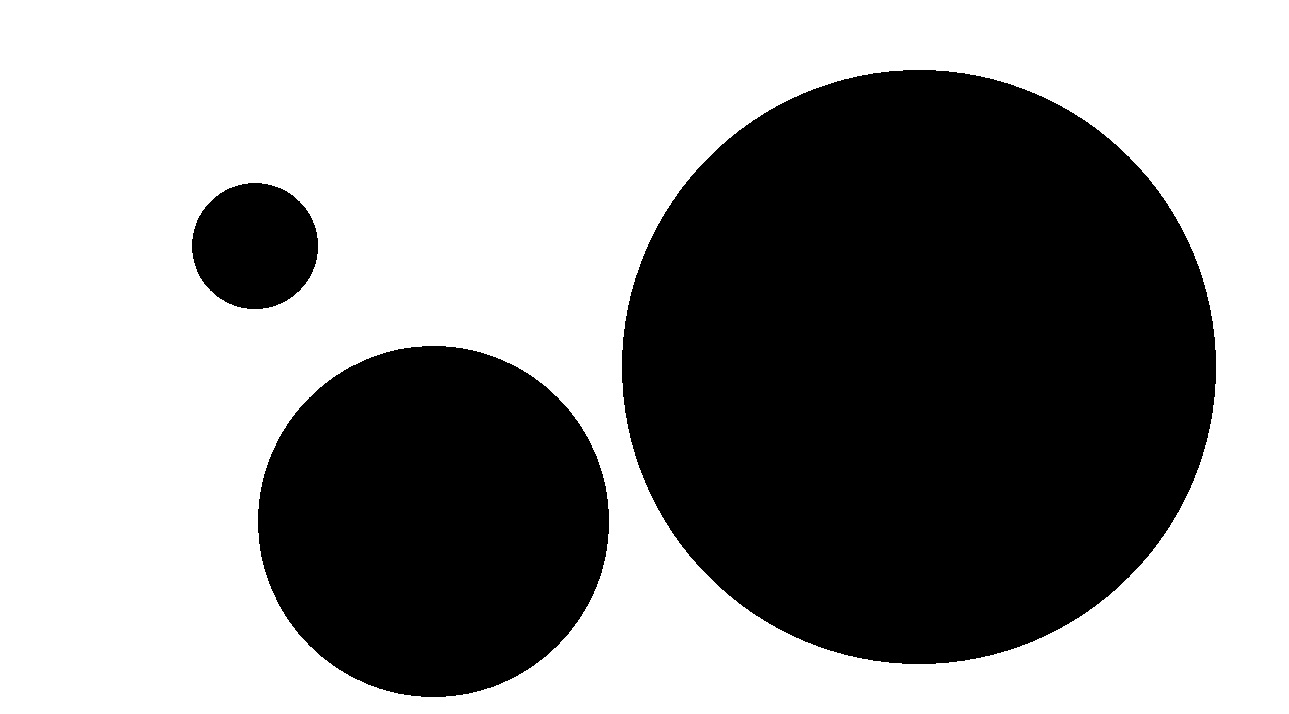
#> input picture samples/image/sample3-1.jpg, 1289 x 714 px
$ python circle_detection_2.py
#> lines starting #> are read from the running program, lines starting #| are printed output that depends on the picture; after the words box and inside, x2 and y2 are one past the last pixel; in counts of white or black regions, pixels touching at a corner belong together
# 크기가 다른 원 검출
import cv2
import numpy as np

img = cv2.imread("samples/image/sample3-1.jpg")
#> img is the input picture: shape (714, 1289, 3); min 0, max 255, mean 148
gray = cv2.cvtColor(img, cv2.COLOR_BGR2GRAY)
blur = cv2.GaussianBlur(gray, (5, 5), 0)

while True:
    circles1 = cv2.HoughCircles(blur, cv2.HOUGH_GRADIENT, 1, 50, param1=50, param2=35, minRadius=0, maxRadius=100)
#> circles1 = [[254.5, 245.5, 63.2]]
    circles1 = np.uint16(np.around(circles1))
#> circles1 = [[254, 246, 63]]

    for c in circles1[0, :]:
        center = (c[0], c[1])
        radius = c[2]

        cv2.circle(img, center, radius, (0, 255, 0), 2)
        cv2.circle(img, center, radius, (0, 0, 255), 3)
#> this loop made 1 pass
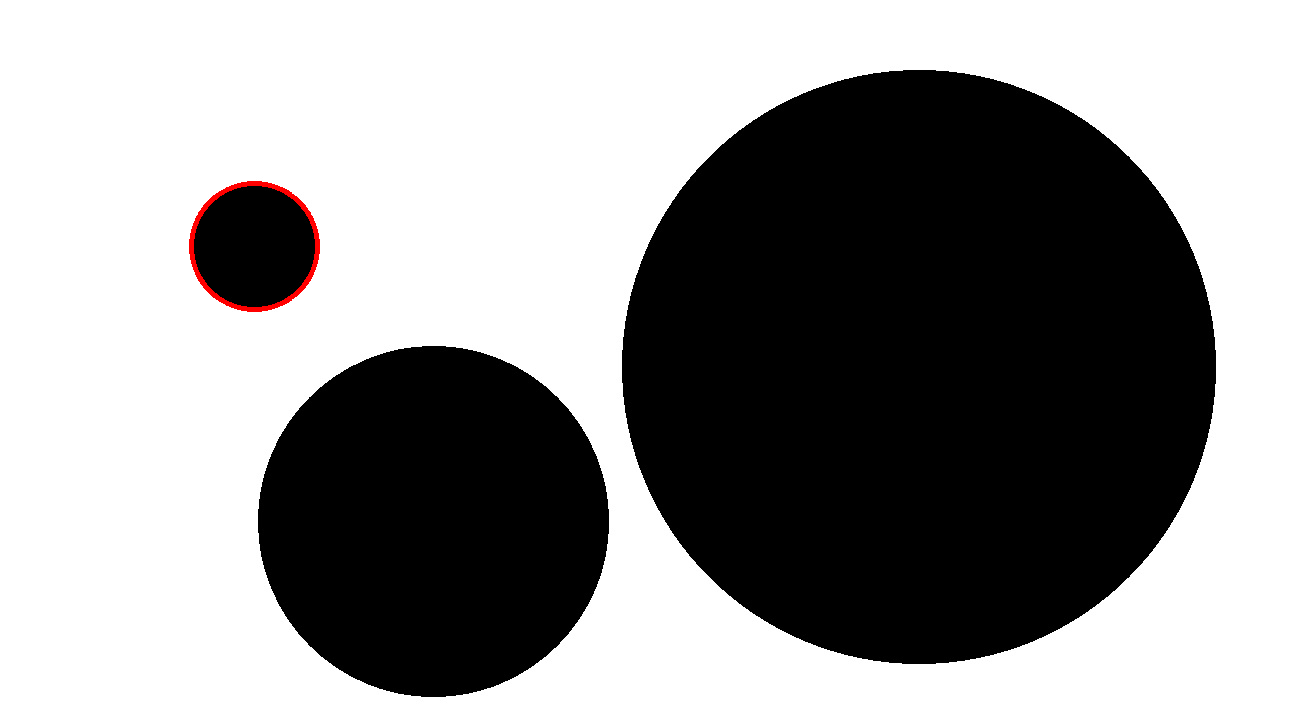
#> img: shape (714, 1289, 3); 0.21% of pixels changed, all inside (x1, y1, x2, y2) = (189, 181, 320, 312)

    circles2 = cv2.HoughCircles(blur, cv2.HOUGH_GRADIENT, 1, 50, param1=50, param2=35, minRadius=100, maxRadius=200)
#> circles2 = [[432.5, 520.5, 175.3]]
    circles2 = np.uint16(np.around(circles2))
#> circles2 = [[432, 520, 175]]

    for c in circles2[0, :]:
        center = (c[0], c[1])
        radius = c[2]

        cv2.circle(img, center, radius, (0, 255, 0), 2)
        cv2.circle(img, center, radius, (0, 255, 0), 3)
#> this loop made 1 pass
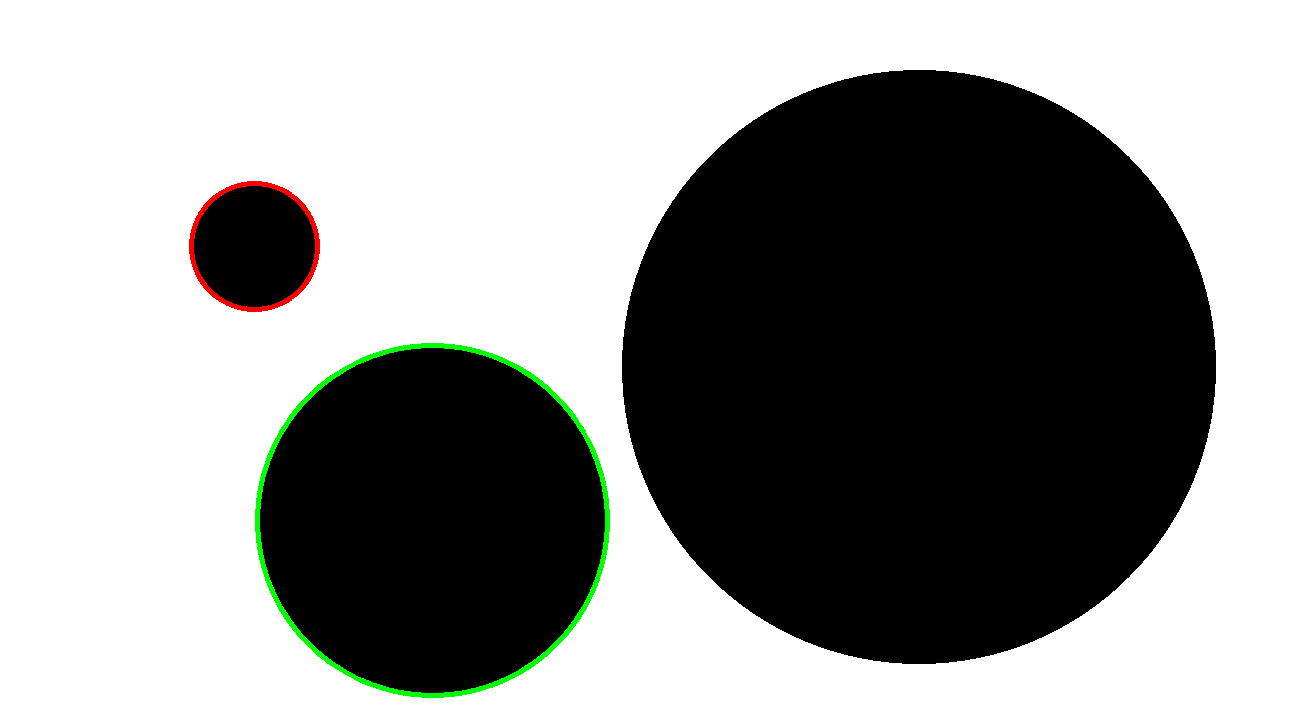
#> img: shape (714, 1289, 3); 0.6% of pixels changed, all inside (x1, y1, x2, y2) = (255, 343, 610, 698)

    circles3 = cv2.HoughCircles(blur, cv2.HOUGH_GRADIENT, 1, 50, param1=50, param2=35, minRadius=200, maxRadius=300)
#> circles3 = [[918.5, 367.5, 297.2]]
    circles3 = np.uint16(np.around(circles3))
#> circles3 = [[918, 368, 297]]

    for c in circles3[0, :]:
        center = (c[0], c[1])
        radius = c[2]

        cv2.circle(img, center, radius, (0, 255, 0), 2)
        cv2.circle(img, center, radius, (255, 0, 0), 3)
#> this loop made 1 pass
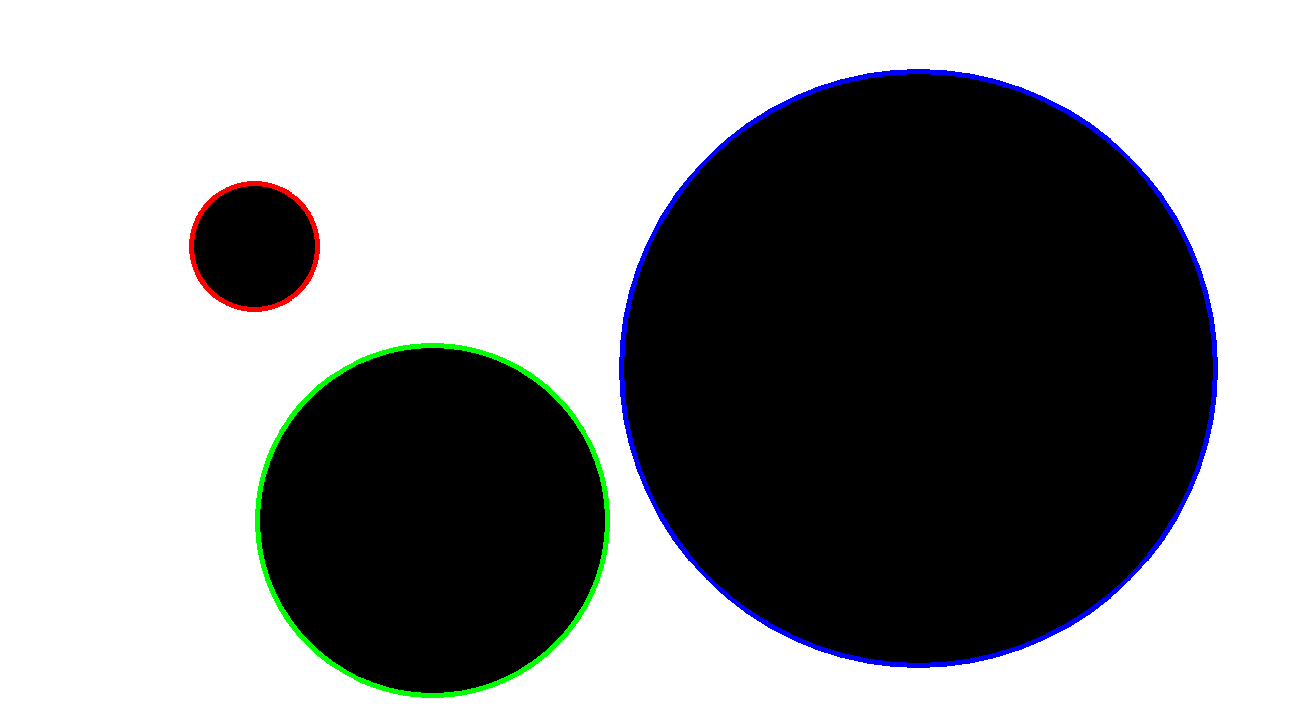
#> img: shape (714, 1289, 3); 0.99% of pixels changed, all inside (x1, y1, x2, y2) = (619, 69, 1218, 668)

    cv2.imshow('result', img)

    if cv2.waitKey(0) & 0xFF == 27:
#> (key Esc is pressed here)
        break

cv2.destroyAllWindows()
